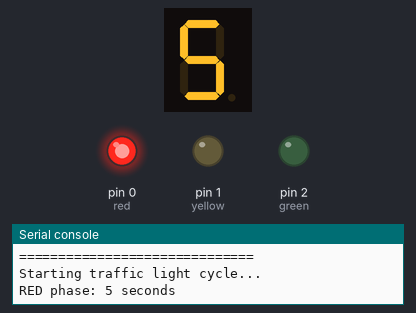
A program run on a simulated MicroPython board. Parts: 1-digit seven-segment display, output pins drawn as LEDs (lit = HIGH), the last lines printed to the serial console. The segment pins are drawn as the display they are named for; pins used as bus, display or sensor lines are not drawn.

Above: at 0.1 s.
At 2.1 s:
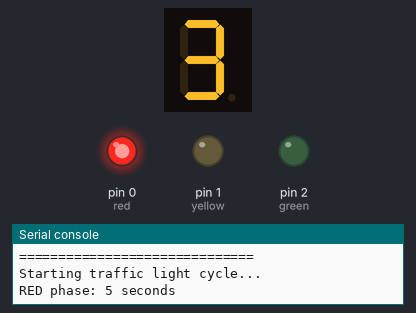
At 3.1 s:
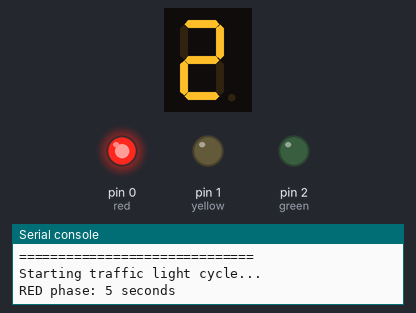
At 5.1 s:
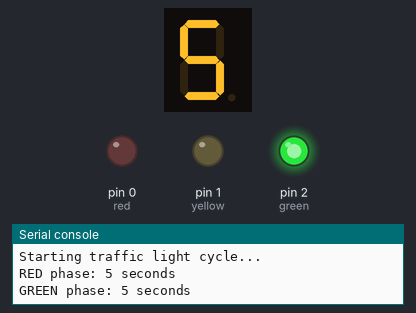
At 8.1 s:
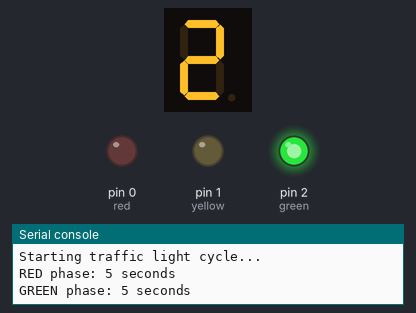
At 11.1 s:
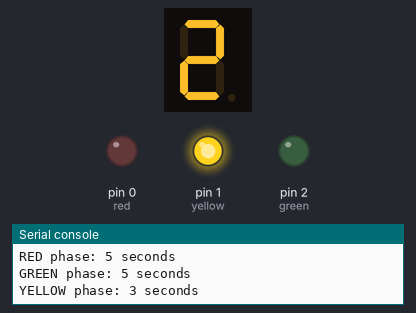
Timing chart, 0 to 40.0 s (numbered marks = the images above):
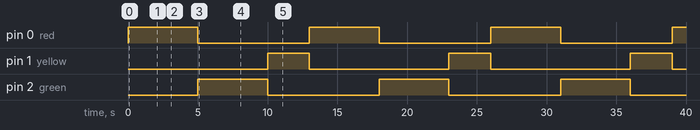

Measured:
- by itself, pin 0 (red), pin 2 (green): alternates HIGH for 5.0 s and LOW for 8.0 s
- by itself, pin 1 (yellow): alternates HIGH for 3.0 s and LOW for 10.0 s
- by itself, everything shown: repeats every 13.0 s, in 16 steps
- what the display in image 0 shows lasts 1.0 s, from 0.1 s to 1.1 s

The program:

Main.py
```python
from machine import Pin
from time import sleep

class TrafficLightSystem:
    def __init__(self):
        """Initialize all components"""
        # Traffic Light LEDs
        self.red = Pin(0, Pin.OUT)
        self.yellow = Pin(1, Pin.OUT)
        self.green = Pin(2, Pin.OUT)

        # 7-Segment Display Pins
        self.segments = [
            Pin(3, Pin.OUT),  # Segment A
            Pin(4, Pin.OUT),  # Segment B
            Pin(5, Pin.OUT),  # Segment C
            Pin(6, Pin.OUT),  # Segment D
            Pin(7, Pin.OUT),  # Segment E
            Pin(8, Pin.OUT),  # Segment F
            Pin(9, Pin.OUT)   # Segment G
        ]

        # 7-Segment Display Patterns (Common Cathode)
        self.digits = {
            0: [1,1,1,1,1,1,0],  # ABCDEFG
            1: [0,1,1,0,0,0,0],
            2: [1,1,0,1,1,0,1],
            3: [1,1,1,1,0,0,1],
            4: [0,1,1,0,0,1,1],
            5: [1,0,1,1,0,1,1],
            6: [1,0,1,1,1,1,1],
            7: [1,1,1,0,0,0,0],
            8: [1,1,1,1,1,1,1],
            9: [1,1,1,1,0,1,1]
        }

        # Timing configuration (seconds)
        self.timing = {
            'red': 5,
            'green': 5,
            'yellow': 3
        }

    def display_number(self, number):
        """Display number on 7-segment display"""
        if 0 <= number <= 9:
            pattern = self.digits[number]
            for i in range(7):
                self.segments[i].value(pattern[i])
        else:
            # Turn off display for invalid numbers
            for segment in self.segments:
                segment.value(0)

    def set_lights(self, red_state, yellow_state, green_state):
        """Control traffic light states"""
        self.red.value(red_state)
        self.yellow.value(yellow_state)
        self.green.value(green_state)

    def countdown(self, seconds, phase_name):
        """Execute countdown for specified phase"""
        print(f"{phase_name} phase: {seconds} seconds")

        for sec in range(seconds, 0, -1):
            self.display_number(sec)
            sleep(1)

        self.display_number(0)  # Clear display

    def red_phase(self):
        """Red light phase"""
        self.set_lights(1, 0, 0)  # Red ON, others OFF
        self.countdown(self.timing['red'], "RED")
        self.set_lights(0, 0, 0)  # All OFF

    def green_phase(self):
        """Green light phase"""
        self.set_lights(0, 0, 1)  # Green ON, others OFF
        self.countdown(self.timing['green'], "GREEN")
        self.set_lights(0, 0, 0)  # All OFF

    def yellow_phase(self):
        """Yellow warning phase"""
        self.set_lights(0, 1, 0)  # Yellow ON, others OFF
        self.countdown(self.timing['yellow'], "YELLOW")
        self.set_lights(0, 0, 0)  # All OFF

    def run_cycle(self):
        """Execute complete traffic light cycle"""
        print("Starting traffic light cycle...")

        self.red_phase()
        self.green_phase()
        self.yellow_phase()

        print("Cycle completed!\n")

# Main execution
if __name__ == "__main__":
    traffic_system = TrafficLightSystem()

    print("Traffic Light System Started")
    print("=" * 30)

    try:
        while True:
            traffic_system.run_cycle()
    except KeyboardInterrupt:
        # Cleanup on exit
        traffic_system.set_lights(0, 0, 0)
        traffic_system.display_number(0)
        print("\nSystem stopped by user")
```
